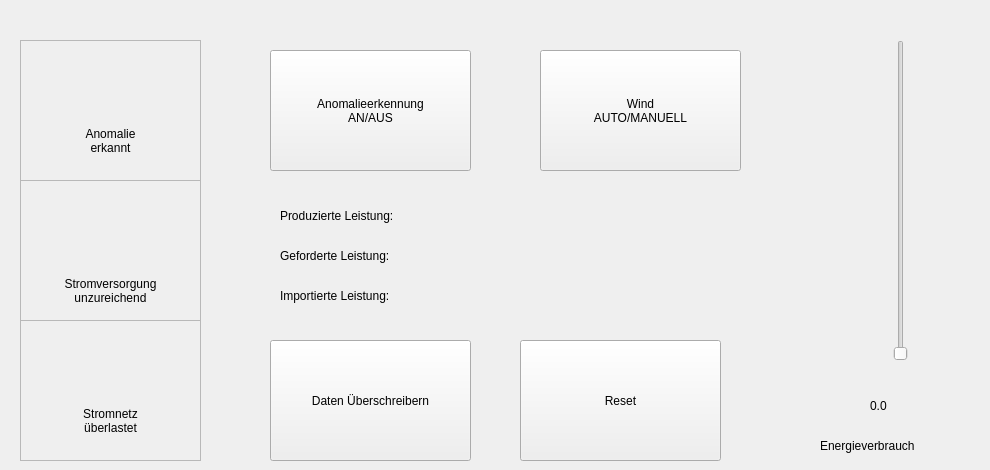
    <widget class="QWidget" name="page">
     <widget class="QFrame" name="frame_5">
      <property name="geometry">
       <rect>
        <x>20</x>
        <y>40</y>
        <width>181</width>
        <height>141</height>
       </rect>
      </property>
      <property name="frameShape">
       <enum>QFrame::StyledPanel</enum>
      </property>
      <property name="frameShadow">
       <enum>QFrame::Raised</enum>
      </property>
      <widget class="QLabel" name="sym_Erkannt">
       <property name="geometry">
        <rect>
         <x>50</x>
         <y>0</y>
         <width>71</width>
         <height>71</height>
        </rect>
       </property>
       <property name="text">
        <string/>
       </property>
       <property name="pixmap">
        <pixmap>C:/Users/Ravi Plenzdorf/Desktop/warnung.svg</pixmap>
       </property>
       <property name="scaledContents">
        <bool>true</bool>
       </property>
      </widget>
      <widget class="QLabel" name="txt_Erkannt">
       <property name="geometry">
        <rect>
         <x>40</x>
         <y>70</y>
         <width>101</width>
         <height>61</height>
        </rect>
       </property>
       <property name="styleSheet">
        <string notr="true">font: 14pt &quot;Arial&quot;;</string>
       </property>
       <property name="text">
        <string>Anomalie
erkannt</string>
       </property>
       <property name="alignment">
        <set>Qt::AlignCenter</set>
       </property>
       <property name="wordWrap">
        <bool>false</bool>
       </property>
      </widget>
     </widget>
     <widget class="QFrame" name="frame_6">
      <property name="geometry">
       <rect>
        <x>20</x>
        <y>180</y>
        <width>181</width>
        <height>141</height>
       </rect>
      </property>
      <property name="frameShape">
       <enum>QFrame::StyledPanel</enum>
      </property>
      <property name="frameShadow">
       <enum>QFrame::Raised</enum>
      </property>
      <widget class="QLabel" name="sym_Unzureichend">
       <property name="geometry">
        <rect>
         <x>50</x>
         <y>10</y>
         <width>71</width>
         <height>71</height>
        </rect>
       </property>
       <property name="text">
        <string/>
       </property>
       <property name="pixmap">
        <pixmap>C:/Users/Ravi Plenzdorf/Desktop/warnung.svg</pixmap>
       </property>
       <property name="scaledContents">
        <bool>true</bool>
       </property>
      </widget>
      <widget class="QLabel" name="txt_Unzureichend">
       <property name="geometry">
        <rect>
         <x>0</x>
         <y>80</y>
         <width>181</width>
         <height>61</height>
        </rect>
       </property>
       <property name="styleSheet">
        <string notr="true">font: 14pt &quot;Arial&quot;;</string>
       </property>
       <property name="text">
        <string>Stromversorgung
unzureichend</string>
       </property>
       <property name="alignment">
        <set>Qt::AlignCenter</set>
       </property>
       <property name="wordWrap">
        <bool>false</bool>
       </property>
      </widget>
     </widget>
     <widget class="QFrame" name="frame_7">
      <property name="geometry">
       <rect>
        <x>20</x>
        <y>320</y>
        <width>181</width>
        <height>141</height>
       </rect>
      </property>
      <property name="frameShape">
       <enum>QFrame::StyledPanel</enum>
      </property>
      <property name="frameShadow">
       <enum>QFrame::Raised</enum>
      </property>
      <widget class="QLabel" name="sym_Ueberlastet">
       <property name="geometry">
        <rect>
         <x>50</x>
         <y>0</y>
         <width>71</width>
         <height>71</height>
        </rect>
       </property>
       <property name="text">
        <string/>
       </property>
       <property name="pixmap">
        <pixmap>C:/Users/Ravi Plenzdorf/Desktop/warnung.svg</pixmap>
       </property>
       <property name="scaledContents">
        <bool>true</bool>
       </property>
      </widget>
      <widget class="QLabel" name="txt_Ueberlastet">
       <property name="geometry">
        <rect>
         <x>40</x>
         <y>70</y>
         <width>101</width>
         <height>61</height>
        </rect>
       </property>
       <property name="styleSheet">
        <string notr="true">font: 14pt &quot;Arial&quot;;</string>
       </property>
       <property name="text">
        <string>Stromnetz
überlastet</string>
       </property>
       <property name="alignment">
        <set>Qt::AlignCenter</set>
       </property>
       <property name="wordWrap">
        <bool>false</bool>
       </property>
      </widget>
     </widget>
     <widget class="QPushButton" name="btn_AnAus">
      <property name="geometry">
       <rect>
        <x>270</x>
        <y>50</y>
        <width>201</width>
        <height>121</height>
       </rect>
      </property>
      <property name="text">
       <string>Anomalieerkennung
AN/AUS</string>
      </property>
     </widget>
     <widget class="QPushButton" name="btn_Wind">
      <property name="geometry">
       <rect>
        <x>540</x>
        <y>50</y>
        <width>201</width>
        <height>121</height>
       </rect>
      </property>
      <property name="text">
       <string>Wind
AUTO/MANUELL</string>
      </property>
     </widget>
     <widget class="QLabel" name="label_7">
      <property name="geometry">
       <rect>
        <x>280</x>
        <y>200</y>
        <width>191</width>
        <height>31</height>
       </rect>
      </property>
      <property name="styleSheet">
       <string notr="true">font: 12pt &quot;Arial&quot;;</string>
      </property>
      <property name="text">
       <string>Produzierte Leistung:</string>
      </property>
     </widget>
     <widget class="QLabel" name="label_8">
      <property name="geometry">
       <rect>
        <x>280</x>
        <y>240</y>
        <width>191</width>
        <height>31</height>
       </rect>
      </property>
      <property name="styleSheet">
       <string notr="true">font: 12pt &quot;Arial&quot;;</string>
      </property>
      <property name="text">
       <string>Geforderte Leistung:</string>
      </property>
     </widget>
     <widget class="QLabel" name="label_9">
      <property name="geometry">
       <rect>
        <x>280</x>
        <y>280</y>
        <width>191</width>
        <height>31</height>
       </rect>
      </property>
      <property name="styleSheet">
       <string notr="true">font: 12pt &quot;Arial&quot;;</string>
      </property>
      <property name="text">
       <string>Importierte Leistung:</string>
      </property>
     </widget>
     <widget class="QPushButton" name="btn_Hack">
      <property name="geometry">
       <rect>
        <x>270</x>
        <y>340</y>
        <width>201</width>
        <height>121</height>
       </rect>
      </property>
      <property name="text">
       <string>Daten Überschreibern</string>
      </property>
     </widget>
     <widget class="QPushButton" name="btn_Reset">
      <property name="geometry">
       <rect>
        <x>520</x>
        <y>340</y>
        <width>201</width>
        <height>121</height>
       </rect>
      </property>
      <property name="text">
       <string>Reset</string>
      </property>
     </widget>
     <widget class="QSlider" name="sli_Pist_Wr3_2">
      <property name="geometry">
       <rect>
        <x>840</x>
        <y>40</y>
        <width>121</width>
        <height>321</height>
       </rect>
      </property>
      <property name="orientation">
       <enum>Qt::Vertical</enum>
      </property>
     </widget>
     <widget class="QLabel" name="label_12">
      <property name="geometry">
       <rect>
        <x>820</x>
        <y>430</y>
        <width>161</width>
        <height>31</height>
       </rect>
      </property>
      <property name="styleSheet">
       <string notr="true">font: 12pt &quot;Arial&quot;;</string>
      </property>
      <property name="text">
       <string>Energieverbrauch</string>
      </property>
     </widget>
     <widget class="QLabel" name="num_Pist_Wr3_2">
      <property name="geometry">
       <rect>
        <x>870</x>
        <y>370</y>
        <width>61</width>
        <height>71</height>
       </rect>
      </property>
      <property name="styleSheet">
       <string notr="true">font: 18pt &quot;Arial&quot;;</string>
      </property>
      <property name="text">
       <string>0.0</string>
      </property>
     </widget>
    </widget>
